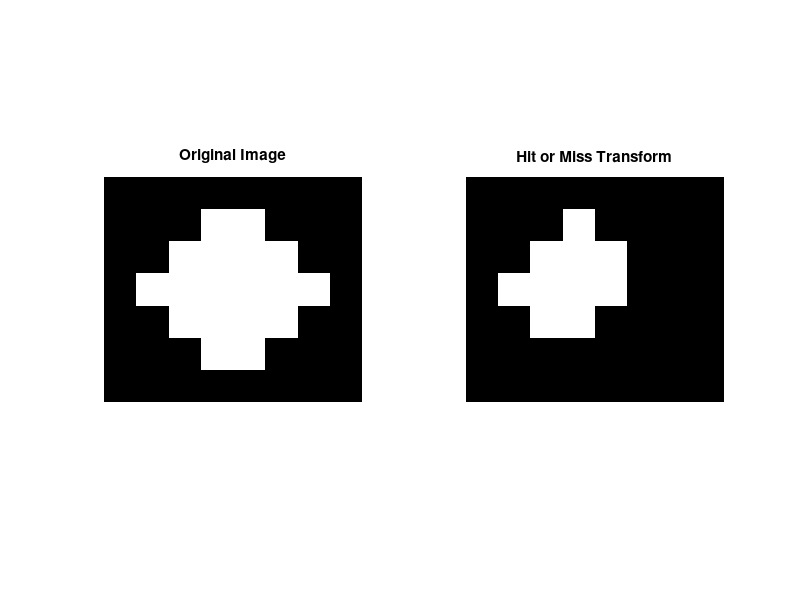

The MATLAB script that drew this image:
clc;
clear all;
close all;
x = [
0 0 0 0 0 0 0 0;
0 0 0 1 1 0 0 0;
0 0 1 1 1 1 0 0;
0 1 1 1 1 1 1 0;
0 0 1 1 1 1 0 0;
0 0 0 1 1 0 0 0;
0 0 0 0 0 0 0 0;
];
y = [
0 0 0;
0 1 1;
0 0 1;
];
subplot(121);
imshow(x);
title('Original Image');
z = bwhitmiss(x,y);
subplot(122);
imshow(z);
title('Hit or Miss Transform');